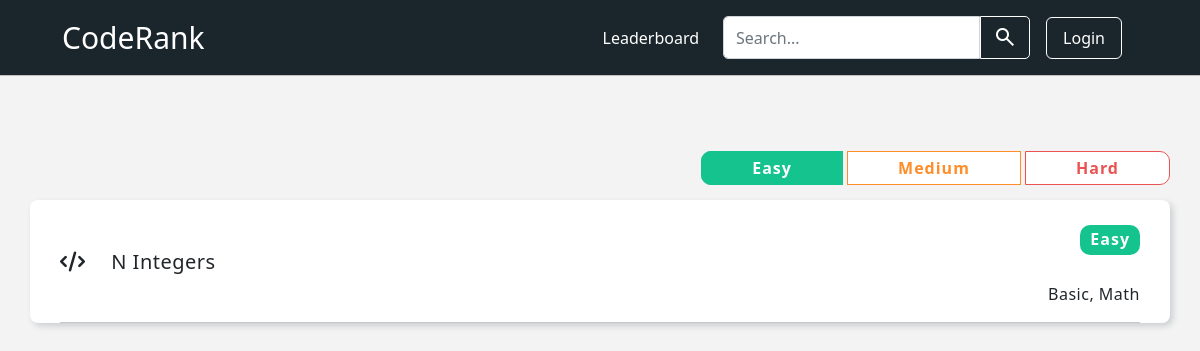
Page /?q=Easy on the earlier database version.
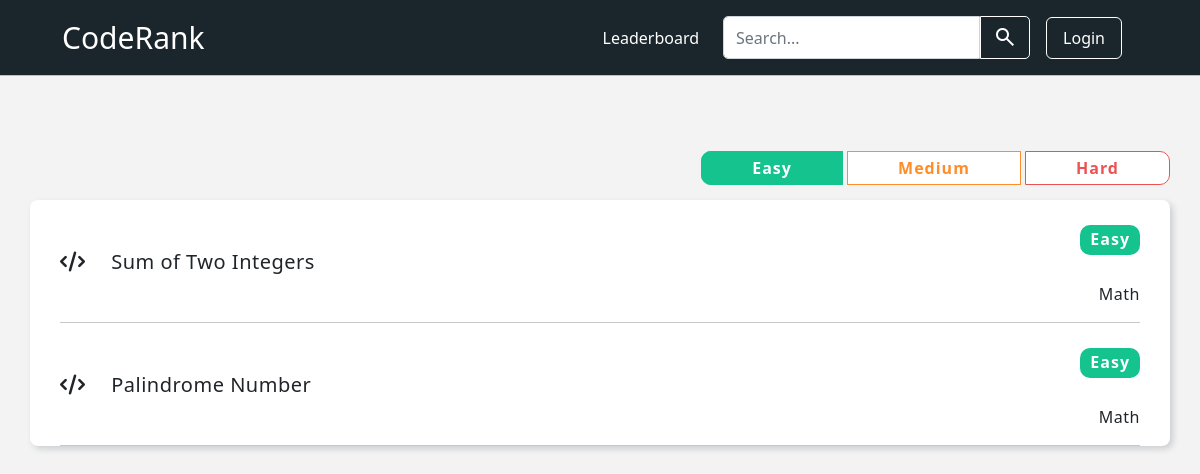
Same page on the later database version.
### base/models.py (models this page shows, shortened)
class Problem(models.Model):
    name = models.CharField(max_length=100)
    desc = models.TextField()
    topic_tag = models.CharField(max_length=100, null=True)
    difficulty = models.CharField(max_length = 100, null=True)
    status = models.BooleanField(default=False)

### base/views.py (the view)
# urls.py: 2. Add a URL to urlpatterns:  path('', views.home, name='home')
def home(request):
    q = request.GET.get('q') if request.GET.get('q') != None else ''
    problems = Problem.objects.filter(
        Q(name__icontains = q) |
        Q(topic_tag__icontains = q) |
        Q(difficulty__icontains = q)
    )
    context = {'problems':problems}
    return render(request, 'base/home.html', context)

### base/templates/base/home.html (shortened to what this page needs)
{% extends 'main.html' %}
{% block content %}
<div class="home">
    <div class="diff-btns">
        <a href="/?q=Easy" class="diff-btn easy">Easy</a>
        <a href="/?q=Medium" class="diff-btn medium">Medium</a>
        <a href="/?q=Hard" class="diff-btn hard">Hard</a>
    </div>
    <div class="container-fluid home2">
        <div>
        {% for problem in problems %}
            <div class="problem">
                <a href="{% url 'problemPage' problem.id %}" class="problem-head">
                    <h5> <i class="fa fa-code"></i> {{problem.name}} </h5>
                </a>
                <p class="difficulty"
                style=" {% if problem.difficulty == 'Easy' %}
                            background-color: #14C38E;
                        {% elif problem.difficulty == 'Medium' %}
                            background-color: #FF8D29;
                        {% else %}
                            background-color: #EB5353;
                        {% endif %}">
                    {{problem.difficulty}}
                </p>
                <p class="topic-tag">{{problem.topic_tag}}</p>
            </div>
            <hr class="hr1">
        {% endfor %}
        </div>
    </div>
</div>
{% endblock content %}

### templates/main.html (shortened to what this page needs)
<!DOCTYPE html>
<html>
    <head>
        <link href="https://cdn.jsdelivr.net/npm/bootstrap@5.2.0-beta1/dist/css/bootstrap.min.css" rel="stylesheet">
    </head>
    <body>
        {% include 'navbar.html' %}
        {% block content %}
        {% endblock %}
    </body>
</html>

### templates/navbar.html (shortened to what this page needs)
<nav class="navbar navbar-dark navbar-expand-lg">
    <div class="container-fluid">
      <a class="navbar-brand" href="{% url 'home' %}">CodeRank</a>
      <div class="collapse navbar-collapse" id="navbarSupportedContent">
        <a href="{% url 'leaderboard' %}" class="leaderboard-btn mx-4">Leaderboard</a>
        <form class="d-flex" role="search">
          <input class="form-control mx-0 w-100 search-tab" name="q" type="search" placeholder="Search..." aria-label="Search">
          <button class="btn btn-outline-primary mx-0 search-btn" type="submit">
            <span class="material-symbols-outlined">search</span>
          </button>
        </form>
        {% if request.user.is_authenticated %}
          <a href="{% url 'logout' %}" class="btn login-btn btn-outline-primary mx-3 py-2 px-3">Logout</a>
        {% else %}
          <a href="{% url 'login' %}" class="btn login-btn btn-outline-primary mx-3 py-2 px-3">Login</a>
        {% endif %}
      </div>
    </div>
</nav>
<hr>

### templates/main.html (style rules this page uses)
body { background-color: #f3f3f3; }
hr { margin: 0; padding: 0; }

### templates/navbar.html (style rules this page uses)
.navbar { padding: 10px 50px; background-color: #1B262C; }
.navbar-brand { font-size: 30px; }
.search-tab { border-radius: 5px 0 0 5px; }
.search-btn { color: #fff; border-color: #fff; border-radius: 0 5px 5px 0; padding-top: 8px; padding-bottom: 3px; }
.login-btn { color: #fff; border-color: #fff; }
.leaderboard-btn { color: #fff; text-decoration: none; font-size: 1rem; }

Differences in the rows shown:
removed Problem: name "N Integers", difficulty "Easy", topic_tag "Basic, Math"
added Problem: name "Sum of Two Integers", difficulty "Easy", topic_tag "Math"
added Problem: name "Palindrome Number", difficulty "Easy", topic_tag "Math"
